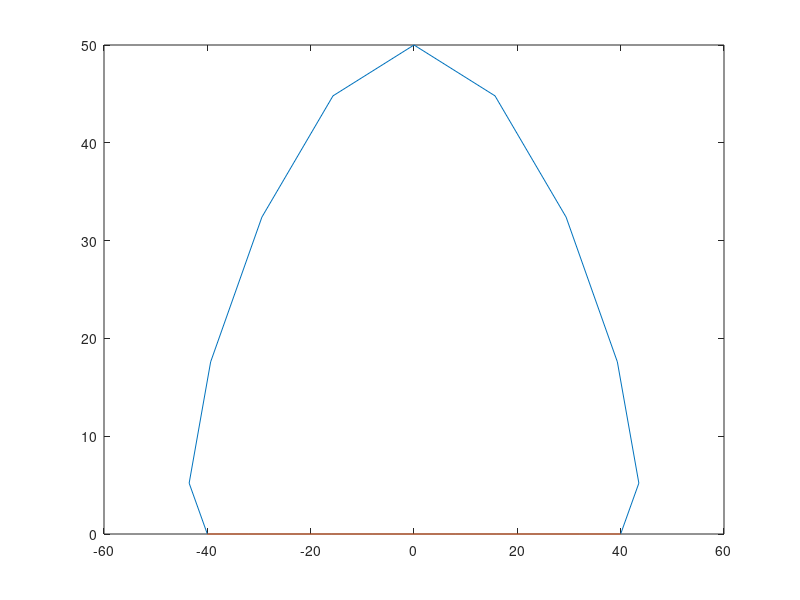

This chart was generated by the following MATLAB code: (Note: this script raises an error after producing the figure.)
%% 
L=2*80;    %前进距离
H=50;       %腿抬高高度
nn=20;      %采样数（4的倍数）
%% 
T=1;
t=0:T/nn:T/2;
s=t/T;

%抄的轨迹函数
xs=L*(-16*power(s,3)+12*power(s,2)-s-1/4);
xs=-xs;     %right
zs=zeros(1,nn/2+1);
for n=1:nn/2+1
    if(t(n)<0.25*T)
        zs(n)=H*(-128*power(s(n),3)+48*power(s(n),2));
    else
        zs(n)=H*(-128*power((0.5*T-t(n)/T),3)+48*power((0.5*T-t(n)/T),2));
    end
end
xp=L*(-s+1/4);
xp=-xp;     %right
zp=zeros(1,nn/2+1);

plot(xs,zs);
hold on;
plot(xp,zp);

%% 生成步态轨迹的世界坐标

baseBias={[xxx1;-yyy1;zzz1],   [0;yyy2;zzz1],   [-xxx1;-yyy1;zzz1],...
           [xxx1;yyy1;zzz1],    [0;-yyy2;zzz1],  [-xxx1;yyy1;zzz1]};

trace_worldCo=cell(1,6);
for i=1:6
    trace_worldCo{i}=zeros(3,nn);
    if i==1||i==2||i==3           %同步态的三条腿/同时着地的三条腿

        for j=(nn/4+1):nn/2       %从s的中间开始，半个s步态
            trace_worldCo{i}(:,j-nn/4)=baseBias{i}+[0;xs(j);zs(j)];% (0; Δy; Δz)
        end
        for j=1:nn/2              %半个s后接一个p步态
            trace_worldCo{i}(:,nn/4+j)=baseBias{i}+[0;xp(j);zp(j)];
        end
        for j=1:nn/4              %再接剩下半个s  后半s--p--前半s
            trace_worldCo{i}(:,j+(3*nn/4))=baseBias{i}+[0;xs(j);zs(j)];
        end

    else    %i==4||i==5||i==6      另外三条s和p步态反过来

        for j=(nn/4+1):nn/2   
            trace_worldCo{i}(:,j-nn/4)=baseBias{i}+[0;xp(j);zp(j)];%xp和xs顺序交换
        end
        for j=1:nn/2   
            trace_worldCo{i}(:,nn/4+j)=baseBias{i}+[0;xs(j);zs(j)];
        end
        for j=1:nn/4              %后半p--s--前半p
            trace_worldCo{i}(:,j+(3*nn/4))=baseBias{i}+[0;xp(j);zp(j)];
        end
    end
end

figure(2)
for i=1:6
    plot3(trace_worldCo{i}(1,:),trace_worldCo{i}(2,:),trace_worldCo{i}(3,:));
    hold on;
end
xlabel('x');
ylabel('y');
zlabel('z');
%% 获取步态轨迹的关节坐标系坐标
trace_jointCo=cell(1,6);
for i=1:6
    for j=1:nn
        [trace_jointCo{i}(:,j)]=worldCo2jointCo(i,trace_worldCo{i}(:,j));
    end
end

%% 逆运动学 获取步态轨迹的对应关节角
trace_jointAng=cell(1,6);
for i=1:6
    trace_jointAng{i}=zeros(3,nn);
    for j=1:nn
        [trace_jointAng{i}(:,j)]=jointCo2jointAng(trace_jointCo{i}(:,j));
    end
end



